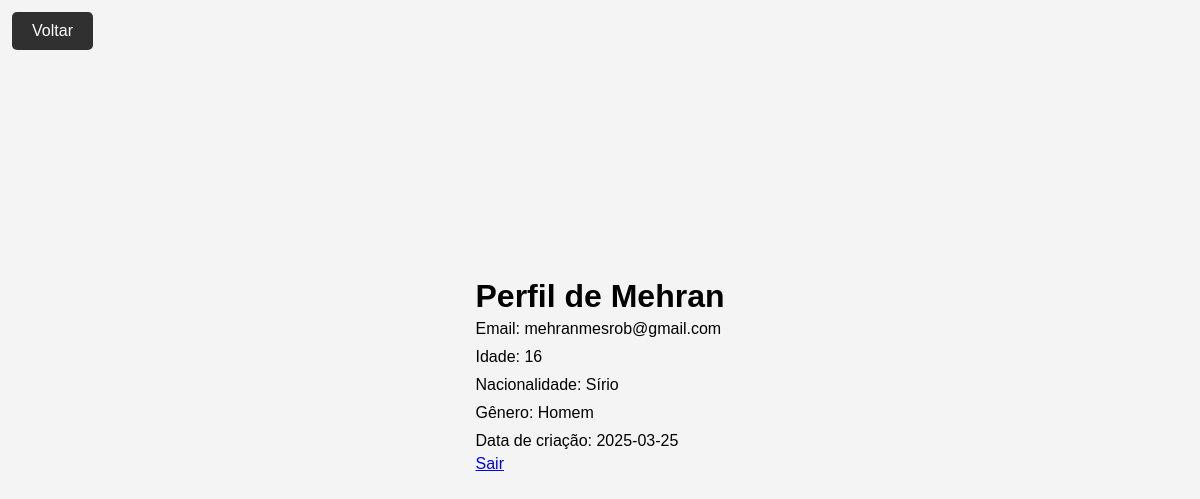
The page /perfil (signed in) on the database as committed earlier.
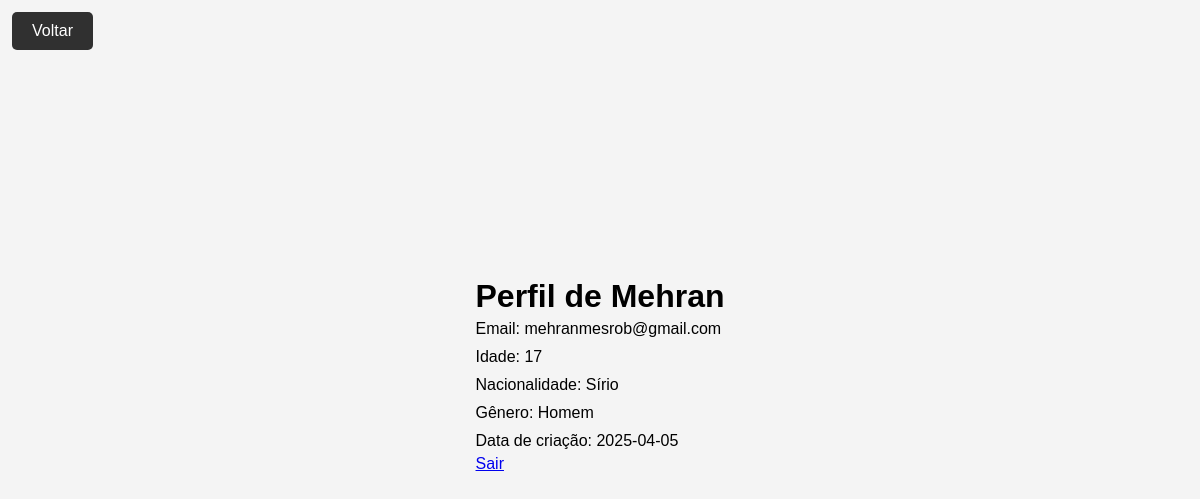
The same page on the database as committed later.
### tables this page shows
CREATE TABLE users (
                          id INTEGER PRIMARY KEY AUTOINCREMENT,
                          nome TEXT,
                          email TEXT UNIQUE,
                          idade INTEGER,
                          nacionalidade TEXT,
                          genero TEXT,
                          senha TEXT,
                          foto TEXT,
                          data_criacao TEXT);

### app.py (the view)
@app.route('/perfil')
def perfil():
    if 'user_id' not in session:
        return redirect(url_for('login'))
    with sqlite3.connect('users.db') as conn:
        cursor = conn.cursor()
        cursor.execute("SELECT nome, email, idade, nacionalidade, genero, foto, data_criacao FROM users WHERE id=?", (session['user_id'],))
        user = cursor.fetchone()
    return render_template('perfil.html', user=user)

### templates/perfil.html (shortened to what this page needs)
<!DOCTYPE html>
<html lang="pt-br">
<head>
    <link rel="stylesheet" href="{{ url_for('static', filename='style.css') }}">
</head>
<body>
    <div class="perfil">
        <h1>Perfil de {{ user[0] }}</h1>
        <p>Email: {{ user[1] }}</p>
        <p>Idade: {{ user[2] }}</p>
        <p>Nacionalidade: {{ user[3] }}</p>
        <p>Gênero: {{ user[4] }}</p>
        <p>Data de criação: {{ user[6][:10] }}</p>
        <a href="/logout">Sair</a>
    </div>
    <div class="buttonback">
        <button onclick="history.back()">Voltar</button>
    </div>
</body>
</html>

### static/style.css (style rules this page uses)
* { margin: 0; padding: 0; box-sizing: border-box; font-family: Arial, sans-serif; }
body { display: flex; flex-direction: column; align-items: center; justify-content: center; height: 100vh; background-color: #f4f4f4; padding-bottom: 50px; }
.perfil { display: flex; flex-direction: column; align-items: flex-start; justify-content: center; margin: 0 auto; }
.perfil p { text-align: left; width: 100%; margin: 5px 0; }
.buttonback { position: fixed; top: 60px; left: 113px; }
button { position: absolute; bottom: 10px; right: 20px; padding: 10px 20px; font-size: 16px; background-color: #303030; color: white; border: none; border-radius: 5px; cursor: pointer; }

Rows that differ between the two databases and show on the page:
changed users "Mehran": idade "16" → "17"; data_criacao "2025-03-25" → "2025-04-05"
